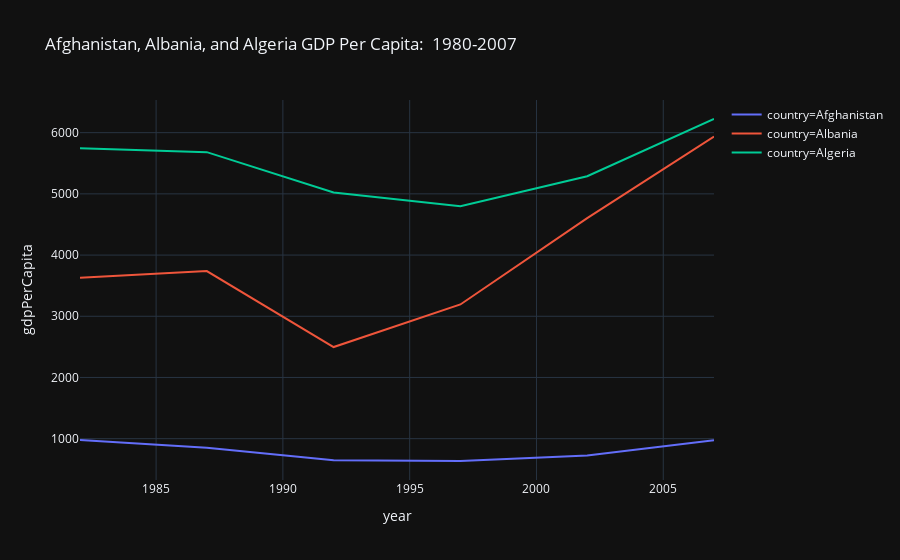

The cell this chart's notebook holds for it:
### Code cell
fig = px.line(df_1980_onward, x='year', y='gdpPerCapita',
                 hover_data=['year', 'gdpPerCapita'],
                 template='plotly_dark', 
                 color = 'country', 
                 title = 'Afghanistan, Albania, and Algeria GDP Per Capita:  1980-2007')
fig.show()

### Figure 1 — Plotly figure (JSON) as saved in the notebook; plotly's stock layout.template omitted (floating-point values rounded to 4 significant figures)
{"data": [{"customdata": [[1982, 978.0], [1987, 852.4], [1992, 649.3], [1997, 635.3], [2002, 726.7], [2007, 974.6]], "hoverlabel": {"namelength": 0}, "hovertemplate": "country=Afghanistan<br>year=%{customdata[0]}<br>gdpPerCapita=%{customdata[1]}", "legendgroup": "country=Afghanistan", "line": {"color": "#636efa", "dash": "solid"}, "mode": "lines", "name": "country=Afghanistan", "showlegend": true, "type": "scatter", "x": [1982, 1987, 1992, 1997, 2002, 2007], "xaxis": "x", "y": [978.0, 852.4, 649.3, 635.3, 726.7, 974.6], "yaxis": "y"}, {"customdata": [[1982, 3631.0], [1987, 3739.0], [1992, 2497.0], [1997, 3193.0], [2002, 4604.0], [2007, 5937.0]], "hoverlabel": {"namelength": 0}, "hovertemplate": "country=Albania<br>year=%{customdata[0]}<br>gdpPerCapita=%{customdata[1]}", "legendgroup": "country=Albania", "line": {"color": "#EF553B", "dash": "solid"}, "mode": "lines", "name": "country=Albania", "showlegend": true, "type": "scatter", "x": [1982, 1987, 1992, 1997, 2002, 2007], "xaxis": "x", "y": [3631.0, 3739.0, 2497.0, 3193.0, 4604.0, 5937.0], "yaxis": "y"}, {"customdata": [[1982, 5745.0], [1987, 5681.0], [1992, 5023.0], [1997, 4797.0], [2002, 5288.0], [2007, 6223.0]], "hoverlabel": {"namelength": 0}, "hovertemplate": "country=Algeria<br>year=%{customdata[0]}<br>gdpPerCapita=%{customdata[1]}", "legendgroup": "country=Algeria", "line": {"color": "#00cc96", "dash": "solid"}, "mode": "lines", "name": "country=Algeria", "showlegend": true, "type": "scatter", "x": [1982, 1987, 1992, 1997, 2002, 2007], "xaxis": "x", "y": [5745.0, 5681.0, 5023.0, 4797.0, 5288.0, 6223.0], "yaxis": "y"}], "layout": {"legend": {"tracegroupgap": 0}, "title": {"text": "Afghanistan, Albania, and Algeria GDP Per Capita:  1980-2007"}, "xaxis": {"anchor": "y", "domain": [0, 1], "title": {"text": "year"}}, "yaxis": {"anchor": "x", "domain": [0, 1], "title": {"text": "gdpPerCapita"}}}}
